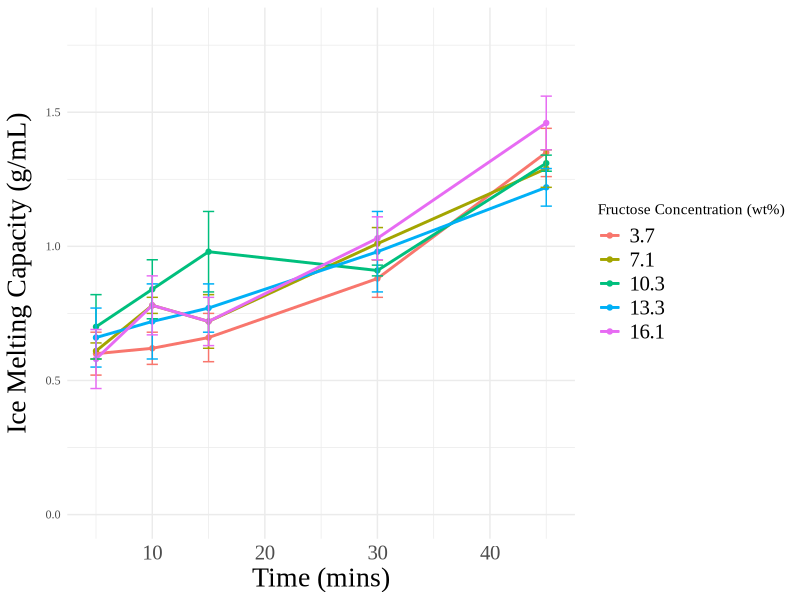

This figure's R source:
library(ggplot2)
library(tidyr)
library(stringr)

data <- data.frame(
  Fructose_Concentration = c(3.7, 7.1, 10.3, 13.3, 16.1),
  `5 minutes` = c(0.60, 0.61, 0.70, 0.66, 0.58),
  `10 minutes` = c(0.62, 0.78, 0.84, 0.72, 0.78),
  `15 minutes` = c(0.66, 0.72, 0.98, 0.77, 0.72),
  `30 minutes` = c(0.88, 1.01, 0.91, 0.98, 1.03),
  `45 minutes` = c(1.35, 1.29, 1.31, 1.22, 1.46))

data_long <- pivot_longer(data, cols = -Fructose_Concentration, names_to = "Time_Interval", values_to = "Average")

data_long$Time_Interval <- str_extract(data_long$Time_Interval, "\\d+")

data_long$Time_Interval <- as.numeric(data_long$Time_Interval)

data_long$STD <- c(0.08, 0.06, 0.09, 0.07, 0.09, 0.03, 0.03, 0.10, 0.06, 0.07, 0.12, 0.11,
                   0.15, 0.02, 0.03, 0.11, 0.14, 0.09, 0.15, 0.07, 0.11, 0.11, 0.09, 0.08, 0.10)

ggplot(data_long, aes(x = Time_Interval, y = Average, color = factor(Fructose_Concentration))) +
  geom_point() +
  geom_line(linewidth = 1) +
  geom_errorbar(aes(ymin = Average - STD, ymax = Average + STD), width = 1) +
  labs(x = "Time (mins)", y = "Ice Melting Capacity (g/mL)", color = "Fructose Concentration (wt%)") +
  theme_minimal() +
  theme(
    text = element_text(family = "Times New Roman"),
    plot.title = element_text(hjust = 0.5, size = 30),
    axis.title.x = element_text(size = 20),
    axis.title.y = element_text(size = 20, margin = margin(t = 0, r = 10, b = 0, l = 0)),
    axis.text.x = element_text(size = 15),
    legend.text = element_text(size = 15)) +
  ylim(0, 1.8)
